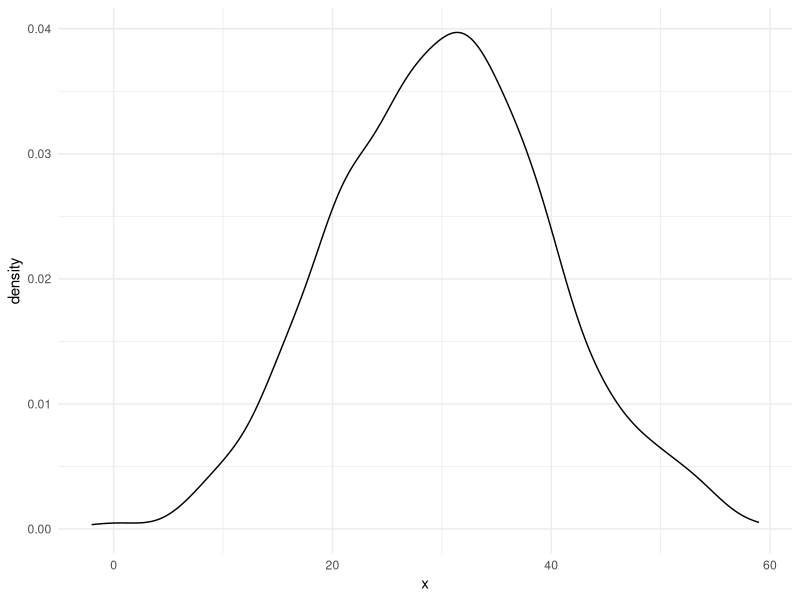

The R script that drew this image:
## ---- chunk 1

library(tidyverse)

df <- rnorm(1000, mean = 30, sd = 10) %>% as.data.frame()

df$x <- df$.

ggplot(data = df, mapping = aes(x = x) ) + 
  geom_density() +
  theme_minimal() 
  

